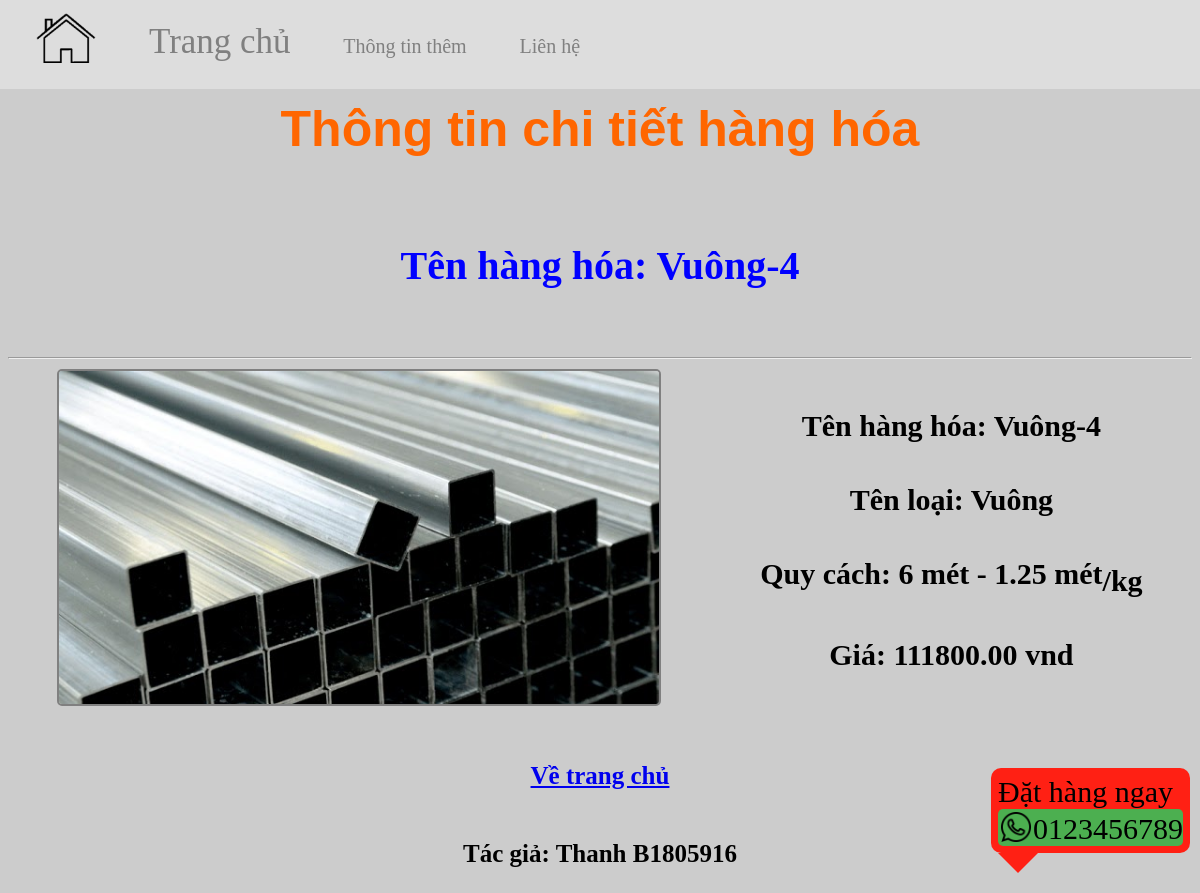
Screenshot of /detail.php?id=2 with the database file from the repository.
### tables this page shows
CREATE TABLE HangHoa
(
	MSHH INT AUTO_INCREMENT PRIMARY KEY,  
	TenHH NVARCHAR(30) NOT NULL,  
	QuyCach CHAR(7) NOT NULL,  
	Gia DECIMAL(15, 2) NOT NULL,  
	SoLuongHang INT NOT NULL,  
	MaLoaiHang INT NOT NULL,  
	FOREIGN KEY (MaLoaiHang) REFERENCES LoaiHangHoa(MaLoaiHangHoa),
	Location VARCHAR(128),  
	GhiChu NVARCHAR(128)  
);

CREATE TABLE LoaiHangHoa
(
	MaLoaiHangHoa INT AUTO_INCREMENT PRIMARY KEY,  
	TenLoaiHangHoa NVARCHAR(30) NOT NULL  
);

### dao/dao.php (called while the page is built, shortened)
<?php
abstract class DAO
{
    public function __construct($servername = "localhost", $username = "root", $password = "", $database = "quanlydathang")
    {
        $this->servername = $servername;
        $this->username = $username;
        $this->password = $password;
        $this->database = $database;
        $this->cnn = new mysqli($this->servername, $this->username, $this->password, $this->database);
    }
}
class ItemDAO extends DAO
{
    public function getItemById($id)
    {
        $sql = "SELECT hh.*, lhh.TenLoaiHangHoa TenLoai FROM HangHoa hh, LoaiHangHoa lhh
                WHERE hh.MaLoaiHang = lhh.MaLoaiHangHoa AND hh.MSHH = ?;";
        $stmt = $this->cnn->prepare($sql);
        $stmt->bind_param("i", $id);
        if ($stmt->execute()) {
            $item = $stmt->get_result()->fetch_assoc();
        }
        return $item;
    }
}

### detail.php (the view, shortened to what this page needs)
<?php
    require_once "layouts/header.php";
     $id = $_GET["id"];
     $dao = new ItemDAO();
     $item =  $dao->getItemById($id);
     $img = $_PATH["img"].$item["MSHH"]."/".$item["Location"];
?>
<h1>Thông tin chi tiết hàng hóa</h1>
<h2 class="hdr" style="color:blue">Tên hàng hóa: <?php echo $item["TenHH"];?> </h2>
<hr>
    <div class="dtl">
        <img class=img-dis src="<?php echo $img;?>">
        <div>
            <div>Tên hàng hóa: <?php echo $item["TenHH"]; ?></div>
            <div>Tên loại: <?php echo $item["TenLoai"]; ?></div>
            <div>Quy cách: <?php
                $qc = explode("-",$item["QuyCach"]);
                echo $qc[0]." mét - ".$qc[1]." mét<sub>/kg</sub>";
            ?></div>
            <div>Giá: <?php echo $item["Gia"]." vnd"; ?></div>
        </div>
    </div>
<div style="margin: 50px">
    <a href="index.php"><h3>Về trang chủ</h3></a>
</div>

### src/css/styles.css (style rules this page uses)
.img-dis { width: 600px; border: solid 2px gray; border-radius: 5px; }
.dtl { display: grid; grid-template-columns: auto auto; justify-items: center; }
.dtl div > * { font-weight: 900; font-size: 30px; margin: 40px 0; }
.hdr { margin-bottom: 150px; }
* { font-size: 20px; }
.hdr { position: relative; top: 50px; margin-bottom: 10%; }
h1 { font-size: 50px; font-family: sans-serif; color: #FF6600; }
h2 { font-size: 40px; }
h3 { font-size: 25px; }
body { position: relative; background-color: #CCCCCC; }

### rows the page displays
hanghoa: TenHH "Vuông-4", MSHH+Location (picture), MaLoaiHang.TenLoaiHangHoa "Vuông", QuyCach "6", QuyCach "1.25", Gia "111800.00"
